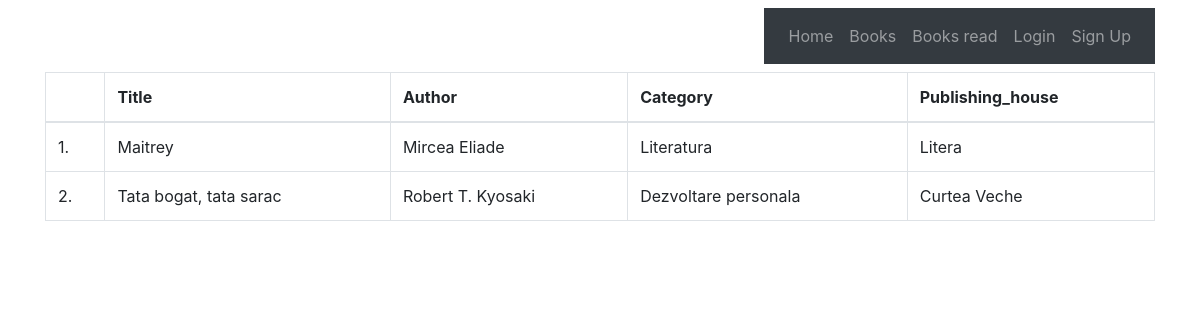
Before: /book/ with the older database file.
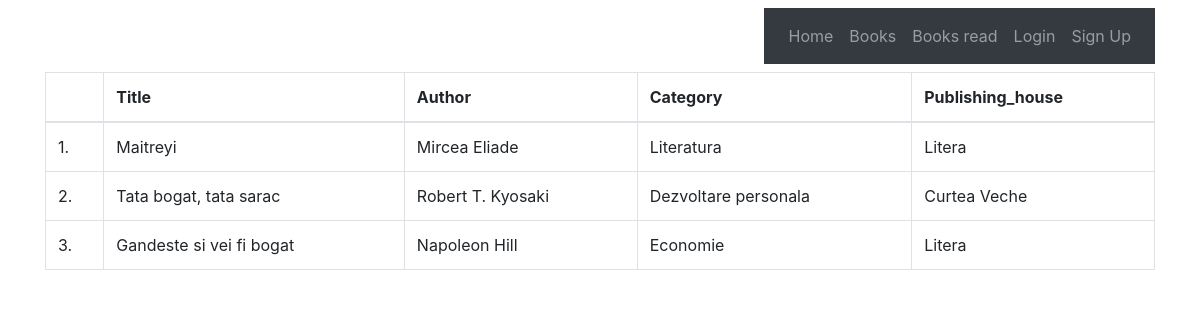
After: the same page with the newer database file.
### catalog/models.py (models this page shows, shortened)
class Book(models.Model):
    category_choices = (('Literatura', 'Literatura'), ('Economie', 'Economie'), ('Dezvoltare personala', 'Dezvoltare personala'))
    publishing_choices = (('Litera', 'Litera'), ('Nemira', 'Nemira'), ('Curtea Veche', 'Curtea veche'))
    title = models.CharField(max_length=100)
    author = models.CharField(max_length=100)
    category = models.CharField(max_length=30, choices=category_choices)
    publishing_house =models.CharField(max_length=100, choices=publishing_choices)

### catalog/views.py (the view)
# urls.py: path('', views.HomeIndex.as_view(), name="home"),
class HomeIndex(ListView):
    model = Book
    template_name = 'catalog/catalog_index.html'
    context_object_name = 'all_books'

### Templates/catalog/catalog_index.html (shortened to what this page needs)
{% extends 'base.html' %}
{% load check_books %}
{% block content %}
{% load static %}
<table class="table table-hover table-bordered">
        <thead>
            <th></th>
            <th>Title</th>
            <th>Author</th>
            <th>Category</th>
            <th>Publishing_house</th>
        </thead>
        <tbody>
        {% for item in all_books %}
        <tr>
            <td>{{ forloop.counter }}.</td>
            <td> {{ item.title }}</td>
            <td> {{ item.author }}</td>
            <td> {{ item.category}}</td>
            <td> {{ item.publishing_house}}</td>
        </tr>
        {% endfor %}
        </tbody>
    </table>
{% endblock %}

Changed rows visible on the page:
changed Book "Mircea Eliade": title "Maitrey" → "Maitreyi"
added Book: title "Gandeste si vei fi bogat", author "Napoleon Hill", category "Economie", publishing_house "Litera"
